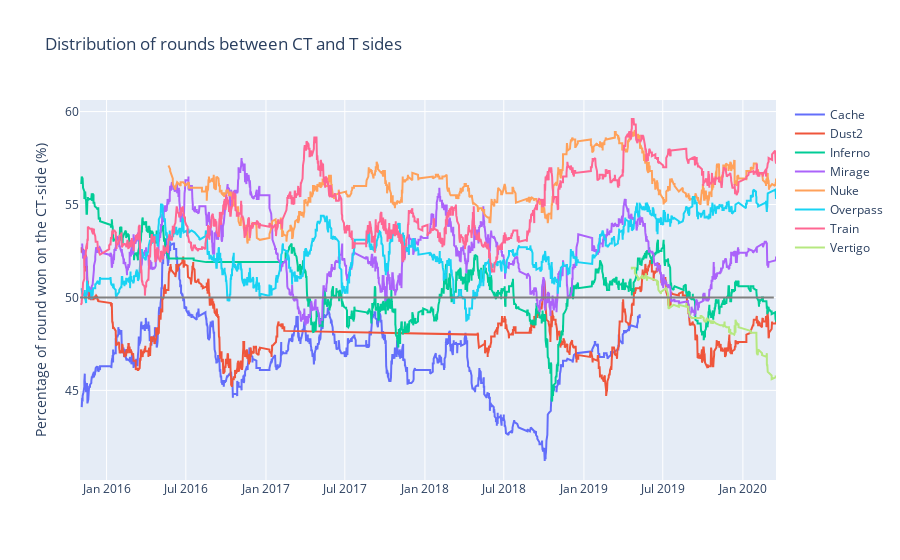

Write notebook code for a chart like this one.
### Code cell
#creates a dictionary to store the data for each separate map
series_t, series_ct, how_ct = {},{},{}
for i, key in enumerate(maps):
    t_map = t[t._map == maps[i]]
    ct_map = ct[ct._map == maps[i]]
    y_t = t_map.t.rolling(min_periods = 20, window= 200, center=True).sum().values
    y_ct = ct_map.ct.rolling(min_periods = 20, window= 200, center=True).sum().values
    
    series_t[key] = pd.Series(data=y_t,index=t_map.date)
    series_ct[key] = pd.Series(data=y_ct,index=ct_map.date)
    
    how_ct[key] = series_ct[key]/(series_ct[key]+series_t[key])//0.001/10


def add_trace(_map):
    fig.add_trace(go.Scatter(x=how_ct[_map].index, y=how_ct[_map].values, name=_map))


fig = go.Figure()
for _map in maps:
    add_trace(_map)
#add benchmark 50%
fig.add_trace(go.Scatter(x=['2015-11-01', '2020-03-12'], y=[50,50],
                         mode='lines',line=dict(color='grey'),showlegend=False))
fig.update_layout(title='Distribution of rounds between CT and T sides',
                  yaxis_title='Percentage of round won on the CT-side (%)')
fig.show()

### Figure 1 — Plotly figure (JSON) as saved in the notebook; plotly's stock layout.template omitted (floating-point values rounded to 4 significant figures; data arrays with more than 128 entries replaced by an {"elided": "..."} marker saying what was removed)
{"data": [{"name": "Cache", "type": "scatter", "x": {"elided": "1800 str values"}, "y": {"elided": "1800 float values"}}, {"name": "Dust2", "type": "scatter", "x": {"elided": "1784 str values"}, "y": {"elided": "1784 float values"}}, {"name": "Inferno", "type": "scatter", "x": {"elided": "2650 str values"}, "y": {"elided": "2650 float values"}}, {"name": "Mirage", "type": "scatter", "x": {"elided": "3234 str values"}, "y": {"elided": "3234 float values"}}, {"name": "Nuke", "type": "scatter", "x": {"elided": "1500 str values"}, "y": {"elided": "1500 float values"}}, {"name": "Overpass", "type": "scatter", "x": {"elided": "2300 str values"}, "y": {"elided": "2300 float values"}}, {"name": "Train", "type": "scatter", "x": {"elided": "2768 str values"}, "y": {"elided": "2768 float values"}}, {"name": "Vertigo", "type": "scatter", "x": {"elided": "198 str values"}, "y": {"elided": "198 float values"}}, {"line": {"color": "grey"}, "mode": "lines", "showlegend": false, "type": "scatter", "x": ["2015-11-01", "2020-03-12"], "y": [50, 50]}], "layout": {"title": {"text": "Distribution of rounds between CT and T sides"}, "yaxis": {"title": {"text": "Percentage of round won on the CT-side (%)"}}}}
